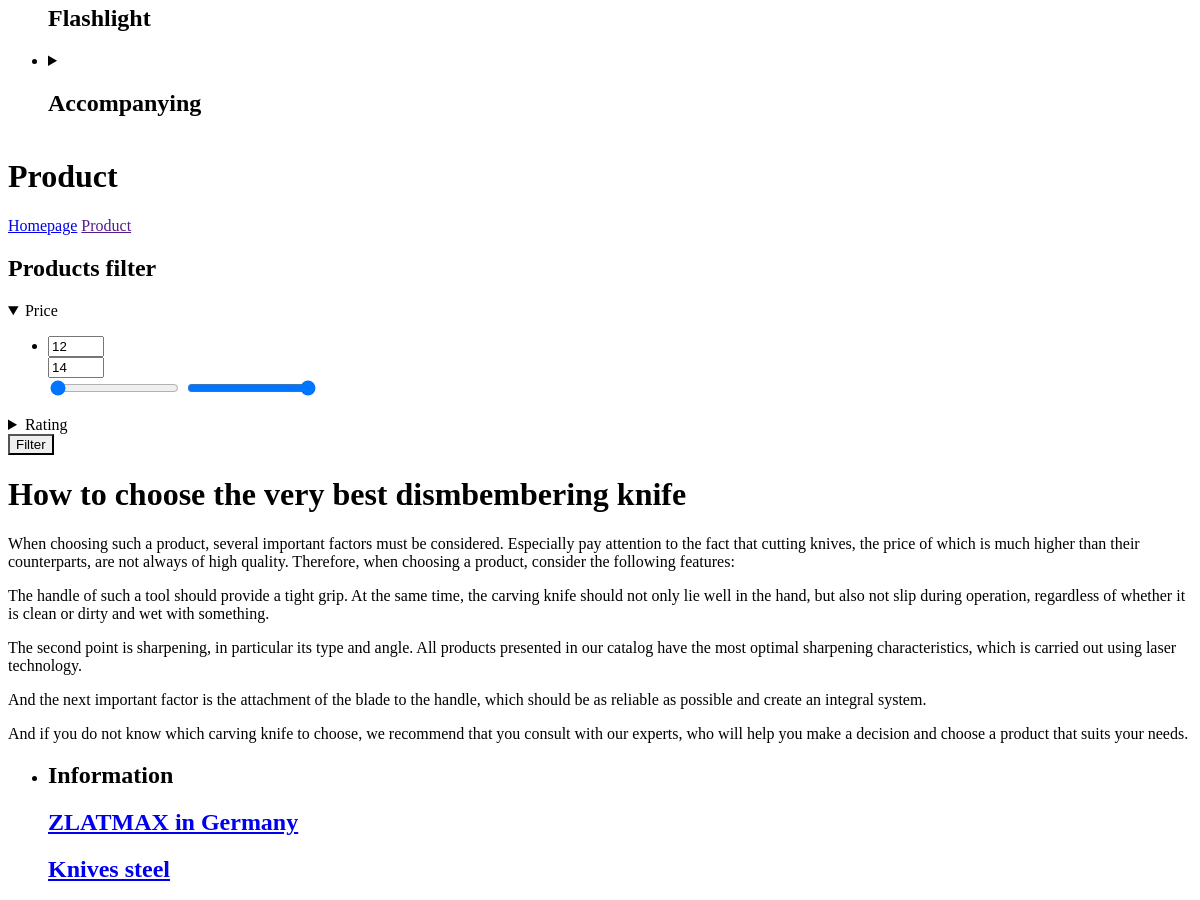
Before: /products/ (middle part) with the older database file.
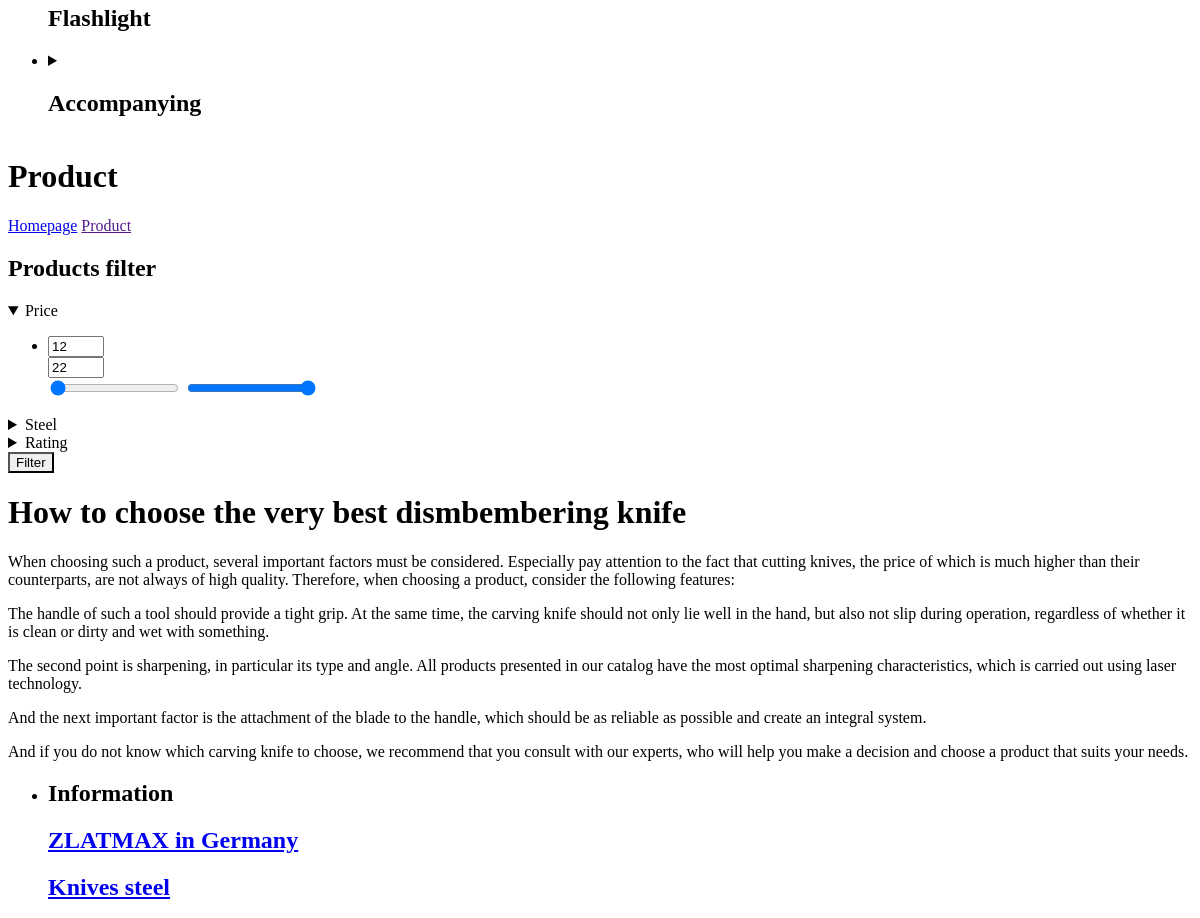
After: the same page with the newer database file.
### store/models.py (models this page shows, shortened)
class AbstractCategory(ABCModel):
    title = models.CharField(max_length=50)
    slug = models.SlugField(unique=True, default=uuid.uuid4, editable=False,)
    created_at = models.DateTimeField(null=True, editable=False)
    class Meta:
        ordering = ['created_at']

class Category(AbstractCategory):
    FILTER_TYPES = [
        ('NOT', 'NOT FILTER'),
        ('CBX', 'CHECKBOX FILTER'),
        ('RAN', 'RANGE FILTER'),
    ]
    def get_subcats(self, ordering:str="created_at", subcats:QuerySet=None) -> QuerySet:
        if subcats:
            return subcats.objects.filter(cat_id=self.id).order_by(ordering if ordering else "created_at")
        return Subcategory.objects.filter(cat_id=self.id).order_by(ordering if ordering else "created_at")

class ABCModel(models.Model):
    __metaclass__ = AbstractModelMeta
    class Meta:
        abstract = True

class AbstractCategory(ABCModel):
    title = models.CharField(max_length=50)
    slug = models.SlugField(unique=True, default=uuid.uuid4, editable=False,)
    created_at = models.DateTimeField(null=True, editable=False)
    class Meta:
        ordering = ['created_at']

### store/views.py (the view)
# urls.py: path('products/', views.ProductsView.as_view(), name='products'),
class ProductsView(TemplateView):
    template_name = 'store/products.html'
    model = Product
    def get_context_data(self, **kwargs):
        context = super().get_context_data(**kwargs)
        context.update({
            'prods_cat': self.model.__name__,
            'filter_cats': Category.objects.all(),
            'max_price': int(self.model.objects.all().order_by('-price')[0].price)+1 if self.model.objects.all().count() > 0 else None,
            'min_price': int(self.model.objects.all().order_by('price')[0].price)    if self.model.objects.all().count() > 0 else None,
            'api_url': f'/api/{slugify(self.model.__name__)}/', # Set API url depending on self.model
        })
        return context

### store/context_processors.py (called while the page is built)
def global_context(request):
    catalogue = {}
    for subclass in Product.__subclasses__():
        catalogue[subclass.__name__] = subclass
    return {
        'supercategories' : catalogue,
    }

### store/models.py (called while the page is built)
    def get_products(self, model='Product', queryset=None):
        model = globals().get(model)
        if not queryset:
            queryset = model.objects.all()
        return queryset.filter(subcats__in=[self.id])

    @classmethod
    def get_type_cats(model, ordering:str="created_at", **filters):
        products = model.objects.all()
        all_cats = set()
        for product in products:
            all_cats |= set(product.cats.all() if not filters else product.cats.filter(**filters))
        return list(all_cats)

    @classmethod
    def get_absolute_url_to_type(model):
        return f"{reverse('store:products')}{slugify(model.__name__)}/" # returns url like: /products/class-slug/

### store/templatetags/store_tags.py (called while the page is built)
@register.simple_tag
def get_subcats(cat: Category) -> QuerySet:
    return cat.get_subcats()

### store/templates/store/products.html (shortened to what this page needs)
{% extends "store/base.html" %}
{% load static sass_tags %}
{% block extra_head %}
    <link rel="stylesheet" href="{% sass_src 'store/styles/products.scss' %}">
{% endblock extra_head %}
{% block body %}
    <div class="wrapper column">
        {% include "store/header.html" %}
        <main class="content">
            <header class="subheader column">
                <div class="row">
                    <h1 class="filter-cat-title">{{prods_cat.title|title}}</h1>
                </div>
                <div class="row">
                    <div class="hierarchy-links row">
                        <a href="{% url 'store:homepage' %}">Homepage</a>
                        {% if prods_cat.cat %}
                        <a href="{{prods_cat.cat.supercat.get_absolute_url}}">{{prods_cat.cat.supercat.title|title}}</a>
                        <a href="{{prods_cat.cat.get_absolute_url}}">{{prods_cat.cat.title|title}}</a>
                        <a class="current" href="{{prods_cat.get_absolute_url}}">{{prods_cat.title|title}}</a>
                        {% elif prods_cat.supercat %}
                        <a href="{{prods_cat.supercat.get_absolute_url}}">{{prods_cat.supercat.title|title}}</a>
                        <a class="current" href="{{prods_cat.get_absolute_url}}">{{prods_cat.title|title}}</a>
                        {% elif prods_cat %}
                        <a class="current" href="{{prods_cat.get_absolute_url}}">{{prods_cat.title|title}}</a>
                        {% else %}
                        <a class="current" href="{% url 'store:products' %}">All products</a>
                        {% endif %}
                    </div>
                </div>
            </header>
            <div class="content-container row">
                <aside class="filters column">
                    <h1 class="filters-header row">Products filter</h1>
                    <details class="filter_price filter_range-filter filter" open>
                        <summary>Price</summary>
                        <ul class="filter-list">
                            <li class="filter-item">
                                <div class="number-input">
                                    <div class="field">
                                        <input type="number" class="input-min" value="{{min_price}}" min="{{min_price}}" max="{{max_price}}">
                                    </div>
                                    <div class="field">
                                        <input type="number" class="input-max" value="{{max_price}}" min="{{min_price}}" max="{{max_price}}">
                                    </div>
                                </div>
                                <div class="range-input">
                                    <input type="range" class="range-min" min="{{min_price}}" max="{{max_price}}" value="{{min_price}}" step="1">
                                    <input type="range" class="range-max" min="{{min_price}}" max="{{max_price}}" value="{{max_price}}" step="1">
                                </div>
                            </li>
                        </ul>
                    </details>
                    {% for cat in filter_cats %}
                    <details class="filter_checkbox filter">
                        <summary>{{cat.title}}</summary>
                    </details>
                    {% endfor %}
                    <details class="filter_rating filter_checkbox filter">
                        <summary>Rating</summary>
                    </details>
                    <button id="filterButton" style="border-top-left-radius: 0px; border-top-right-radius: 0px; box-shadow: 0 0 #fff;" class="btn btn-orange row flex-center">Filter</button>
                </aside>
            </div>
            <footer class="subfooter">
                <div class="column">
                    <h1>How to choose the very best dismbembering knife</h1>
                    <p>
                        When choosing such a product, several important factors must be considered. Especially pay attention to the fact that cutting knives, the price of which is much higher than their counterparts, are not always of high quality. Therefore, when choosing a product, consider the following features:
                    </p>
                    <p>
                        The handle of such a tool should provide a tight grip.
                        At the same time, the carving knife should not only lie well in the hand, but also not slip during operation, regardless of whether it is clean or dirty and wet with something.
                    </p>
                    <p>
                        The second point is sharpening, in particular its type and angle. All products presented in our catalog have the most optimal sharpening characteristics,
                        which is carried out using laser technology.
                    </p>
                    <p>
                        And the next important factor is the attachment of the blade to the handle, which should be as reliable as possible and create an integral system.
                    </p>
                    <p>
                        And if you do not know which carving knife to choose, we recommend that you consult with our experts,
                        who will help you make a decision and choose a product that suits your needs.
                    </p>
                </div>
            </footer>
        </main>
        {% include "store/footer.html" %}
    </div>
{% endblock body %}

### store/templates/store/base.html (shortened to what this page needs)
{% load static %}
<!DOCTYPE html>
<html lang="en">
<head>
    <link rel="stylesheet" href="{% static 'fontawesomefree/css/all.css' %}">
    <link rel="stylesheet" href="{% static 'fontawesomefree/js/all.js' %}">
    {% block extra_head %}
    {% endblock extra_head %}
</head>
<body>
    {% block body %}
    {% endblock body %}
</body>
</html>

### store/templates/store/header.html (shortened to what this page needs)
{% load static store_tags %}
<header class="page-header column">
    <section class="page-header__floor_cats page-header__floor_black page-header__floor row">
        <ul class="page-header__supercategories row">
            {% for key, supercat in supercategories.items %}
            <li class="page-header__supercategory">
                <details class="page-header__supercategory-details">
                    <summary class="link">
                        <h1>{{key}}</h1>
                    </summary>
                </details>
            </li>
            {% endfor %}
        </ul>
    </section>
</header>

### store/templates/store/footer.html (shortened to what this page needs)
{% load static %}
<footer class="page-footer">
    <div class="page-footer__container column">
        <section class="page-footer__floor page-footer__floor_1">
            <ul class="page-footer__items row">
                <li class="page-footer__item column">
                    <h1 class="page-footer__item-title">Information</h1>
                    <h2 class="page-footer__item-link"><a href="#">ZLATMAX in Germany</a></h2>
                    <h2 class="page-footer__item-link"><a href="#">Knives steel</a></h2>
                </li>
            </ul>
        </section>
    </div>
</footer>

### store/templates/store/templates.html (shortened to what this page needs)
{% load static %}

Changed rows visible on the page:
added Category: title "Steel"
Other visible differences:
form field max_price: "14" → "22"
